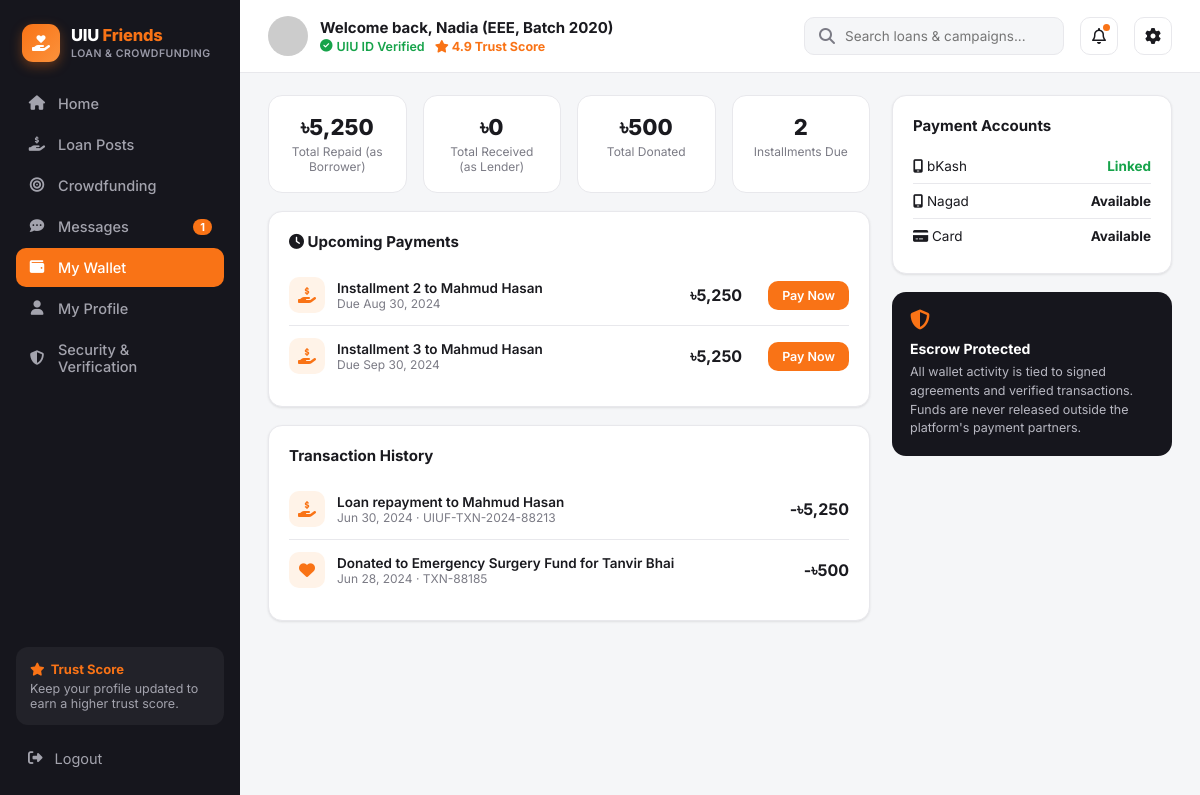
The app's page /wallet.php (signed in) with its own data.
### tables this page shows
CREATE TABLE users (
    id                      INT AUTO_INCREMENT PRIMARY KEY,
    full_name               VARCHAR(120)  NOT NULL,
    email                   VARCHAR(150)  NOT NULL UNIQUE,
    password_hash           VARCHAR(255)  NOT NULL,
    student_id              VARCHAR(30)   NOT NULL UNIQUE,
    department              VARCHAR(20)   NOT NULL,
    batch                   VARCHAR(10)   NOT NULL,
    phone                   VARCHAR(20)   DEFAULT NULL,
    avatar                  VARCHAR(255)  DEFAULT 'assets/img/default-avatar.svg',
    role                    ENUM('user','admin') NOT NULL DEFAULT 'user',
    trust_score             DECIMAL(3,2)  NOT NULL DEFAULT 4.00,
    uiu_id_verified         TINYINT(1)    NOT NULL DEFAULT 0,
    email_verified          TINYINT(1)    NOT NULL DEFAULT 0,
    phone_verified          TINYINT(1)    NOT NULL DEFAULT 0,
    payment_linked          TINYINT(1)    NOT NULL DEFAULT 0,
    agreement_accepted      TINYINT(1)    NOT NULL DEFAULT 0,
    status                  ENUM('active','suspended') NOT NULL DEFAULT 'active',
    created_at              DATETIME      NOT NULL DEFAULT CURRENT_TIMESTAMP
);

CREATE TABLE agreements (
    id                  INT AUTO_INCREMENT PRIMARY KEY,
    loan_post_id        INT NOT NULL,
    offer_id            INT NOT NULL,
    borrower_id         INT NOT NULL,
    lender_id           INT NOT NULL,
    principal           DECIMAL(12,2) NOT NULL,
    interest_rate       DECIMAL(5,2)  NOT NULL,
    tenure_months       INT NOT NULL,
    total_payable       DECIMAL(12,2) NOT NULL,
    repayment_plan      ENUM('emi','full') DEFAULT NULL,
    borrower_signed     TINYINT(1) NOT NULL DEFAULT 0,
    lender_signed       TINYINT(1) NOT NULL DEFAULT 0,
    status              ENUM('pending_confirmation','active','completed','disputed') NOT NULL DEFAULT 'pending_confirmation',
    created_at          DATETIME NOT NULL DEFAULT CURRENT_TIMESTAMP,
    FOREIGN KEY (loan_post_id) REFERENCES loan_posts(id) ON DELETE CASCADE,
    FOREIGN KEY (offer_id) REFERENCES loan_offers(id) ON DELETE CASCADE,
    FOREIGN KEY (borrower_id) REFERENCES users(id) ON DELETE CASCADE,
    FOREIGN KEY (lender_id) REFERENCES users(id) ON DELETE CASCADE
);

CREATE TABLE installments (
    id              INT AUTO_INCREMENT PRIMARY KEY,
    agreement_id    INT NOT NULL,
    installment_no  INT NOT NULL,
    due_date        DATE NOT NULL,
    amount          DECIMAL(12,2) NOT NULL,
    status          ENUM('due','paid','late') NOT NULL DEFAULT 'due',
    FOREIGN KEY (agreement_id) REFERENCES agreements(id) ON DELETE CASCADE
);

### includes/functions.php (called while the page is built, shortened)
<?php
require_once __DIR__ . '/../config/db.php';
function is_logged_in(): bool {
    return isset($_SESSION['user_id']);
}
function current_user(): ?array {
    global $pdo;
    $stmt = $pdo->prepare("SELECT * FROM users WHERE id = ?");
    $stmt->execute([$_SESSION['user_id']]);
    $cache = $stmt->fetch();
    return $cache;
}
function e(?string $str): string {
    return htmlspecialchars($str ?? '', ENT_QUOTES, 'UTF-8');
}
function taka(float $amount): string {
    return '৳' . number_format($amount, $amount == floor($amount) ? 0 : 2);
}

### wallet.php (the view, shortened to what this page needs)
<?php
require_once __DIR__ . '/includes/functions.php';
$u = current_user();
$borrowed = $pdo->prepare("SELECT COALESCE(SUM(t.amount),0) s FROM transactions t WHERE t.payer_id=?");
$borrowed->execute([$u['id']]); $totalBorrowed = $borrowed->fetch()['s'];
$lent = $pdo->prepare("SELECT COALESCE(SUM(t.amount),0) s FROM transactions t WHERE t.payee_id=?");
$lent->execute([$u['id']]); $totalLent = $lent->fetch()['s'];
$donated = $pdo->prepare("SELECT COALESCE(SUM(amount),0) s FROM donations WHERE donor_id=?");
$donated->execute([$u['id']]); $totalDonated = $donated->fetch()['s'];
$dueStmt = $pdo->prepare("SELECT a.id agreement_id, a.total_payable, lu.full_name lender_name, i.installment_no, i.due_date, i.amount
    FROM agreements a JOIN users lu ON lu.id=a.lender_id
    JOIN installments i ON i.agreement_id=a.id AND i.status='due'
    WHERE a.borrower_id=? AND a.status='active' ORDER BY i.due_date ASC");
$dueStmt->execute([$u['id']]);
$dueInstallments = $dueStmt->fetchAll();
$txStmt = $pdo->prepare("
    (SELECT t.id, t.amount, t.created_at, t.txn_ref, 'loan_paid' type, lu.full_name other_name
     FROM transactions t JOIN agreements a ON a.id=t.agreement_id JOIN users lu ON lu.id=a.lender_id
     WHERE t.payer_id=?)
    UNION ALL
    (SELECT t.id, t.amount, t.created_at, t.txn_ref, 'loan_received' type, bu.full_name other_name
     FROM transactions t JOIN agreements a ON a.id=t.agreement_id JOIN users bu ON bu.id=a.borrower_id
     WHERE t.payee_id=?)
    UNION ALL
    (SELECT d.id, d.amount, d.created_at, d.txn_ref, 'donation' type, c.title other_name
     FROM donations d JOIN campaigns c ON c.id=d.campaign_id WHERE d.donor_id=?)
    ORDER BY created_at DESC LIMIT 20");
$txStmt->execute([$u['id'], $u['id'], $u['id']]);
$history = $txStmt->fetchAll();
include __DIR__ . '/includes/header.php';
?>
<div class="app-shell">
  <?php include __DIR__ . '/includes/sidebar.php'; ?>
  <div class="main-area">
    <?php include __DIR__ . '/includes/topbar.php'; ?>
    <div class="content-wrap">
      <div class="content-main">
        <div class="stat-cards">
          <div class="stat-card"><div class="num"><?= taka($totalBorrowed) ?></div><div class="lbl">Total Repaid (as Borrower)</div></div>
          <div class="stat-card"><div class="num"><?= taka($totalLent) ?></div><div class="lbl">Total Received (as Lender)</div></div>
          <div class="stat-card"><div class="num"><?= taka($totalDonated) ?></div><div class="lbl">Total Donated</div></div>
          <div class="stat-card"><div class="num"><?= count($dueInstallments) ?></div><div class="lbl">Installments Due</div></div>
        </div>
        <?php if ($dueInstallments): ?>
        <div class="card">
          <h3><i class="fa-solid fa-clock"></i> Upcoming Payments</h3>
          <?php foreach ($dueInstallments as $d): ?>
            <div class="tx-item">
              <div class="tx-icon"><i class="fa-solid fa-hand-holding-dollar"></i></div>
              <div>
                <div class="title">Installment <?= $d['installment_no'] ?> to <?= e($d['lender_name']) ?></div>
                <div class="sub">Due <?= date('M d, Y', strtotime($d['due_date'])) ?></div>
              </div>
              <div class="amt"><?= taka($d['amount']) ?></div>
              <a href="payment.php?id=<?= $d['agreement_id'] ?>" class="btn btn-primary btn-sm" style="margin-left:14px;">Pay Now</a>
            </div>
          <?php endforeach; ?>
        </div>
        <?php endif; ?>
        <div class="card">
          <h3>Transaction History</h3>
          <?php foreach ($history as $h):
            $icon = $h['type']==='donation' ? 'fa-heart' : 'fa-hand-holding-dollar';
            $label = $h['type']==='loan_paid' ? 'Loan repayment to ' . $h['other_name']
                   : ($h['type']==='loan_received' ? 'Loan payment received from ' . $h['other_name']
                   : 'Donated to ' . $h['other_name']);
            $sign = $h['type']==='loan_received' ? '+' : '-';
          ?>
            <div class="tx-item">
              <div class="tx-icon"><i class="fa-solid <?= $icon ?>"></i></div>
              <div>
                <div class="title"><?= e($label) ?></div>
                <div class="sub"><?= date('M d, Y', strtotime($h['created_at'])) ?> · <?= e($h['txn_ref']) ?></div>
              </div>
              <div class="amt" style="color:<?= $sign==='+' ? 'var(--green)':'inherit' ?>;"><?= $sign ?><?= taka($h['amount']) ?></div>
            </div>
          <?php endforeach; ?>
        </div>
      </div>
      <div class="content-side">
        <div class="card">
          <h3>Payment Accounts</h3>
          <div class="info-row"><span><i class="fa-solid fa-mobile-screen"></i> bKash</span><span class="val <?= $u['payment_linked']?'green':'' ?>"><?= $u['payment_linked']?'Linked':'Not Linked' ?></span></div>
          <div class="info-row"><span><i class="fa-solid fa-mobile-screen"></i> Nagad</span><span class="val">Available</span></div>
          <div class="info-row"><span><i class="fa-solid fa-credit-card"></i> Card</span><span class="val">Available</span></div>
        </div>
        <div class="safety-box">
          <i class="fa-solid fa-shield-halved"></i>
          <h4>Escrow Protected</h4>
          <p>All wallet activity is tied to signed agreements and verified transactions. Funds are never released outside the platform's payment partners.</p>
        </div>
      </div>
    </div>
  </div>
</div>
</body>
</html>

### includes/topbar.php (shortened to what this page needs)
<header class="topbar">
  <div class="topbar-welcome">
    <img src="<?= e($u['avatar']) ?>" alt="">
    <div>
      <h1>Welcome back, <?= e(explode(' ', $u['full_name'])[0]) ?> (<?= e($u['department']) ?>, Batch <?= e($u['batch']) ?>)</h1>
      <div class="meta">
        <?= $u['uiu_id_verified'] ? '<span class="badge-verified"><i class="fa-solid fa-circle-check"></i> UIU ID Verified</span>' : '<span class="badge-pending"><i class="fa-solid fa-clock"></i> Verification Pending</span>' ?>
        <span class="trust-chip"><i class="fa-solid fa-star"></i> <?= number_format($u['trust_score'],1) ?> Trust Score</span>
      </div>
    </div>
  </div>
  <div class="topbar-actions">
    <form action="search.php" method="get" class="search-box" style="margin:0;">
      <i class="fa-solid fa-magnifying-glass"></i>
      <input type="text" name="q" placeholder="Search loans &amp; campaigns..." value="<?= e($_GET['q'] ?? '') ?>">
    </form>
    <a href="messages.php" class="icon-btn"><i class="fa-regular fa-bell"></i><?php if (($unread ?? 0) > 0): ?><span class="dot"></span><?php endif; ?></a>
    <a href="security.php" class="icon-btn"><i class="fa-solid fa-gear"></i></a>
  </div>
</header>

### assets/css/style.css (style rules this page uses)
:root { --orange: #f97316; --orange-dark: #ea580c; --sidebar-bg: #16161d; --sidebar-text: #a3a3ad; --sidebar-active: #f97316; --bg: #f5f6f8; --card-bg: #ffffff; --border: #e8e8ec; --text-dark: #1a1a1f; --text-muted: #7b7b85; --green: #16a34a; --radius: 14px; --shadow: 0 1px 3px rgba(0,0,0,.06), 0 1px 2px rgba(0,0,0,.04); }
* { box-sizing: border-box; }
body { margin: 0; font-family: 'Inter', -apple-system, BlinkMacSystemFont, 'Segoe UI', sans-serif; background: var(--bg); color: var(--text-dark); }
a { text-decoration: none; color: inherit; }
img { max-width: 100%; display: block; }
input, select, textarea { font-family: inherit; }
.app-shell { display: flex; min-height: 100vh; }
.main-area { flex: 1; min-width: 0; display: flex; flex-direction: column; }
.topbar { display: flex; align-items: center; justify-content: space-between; padding: 16px 28px; background: #fff; border-bottom: 1px solid var(--border); position: sticky; top: 0; z-index: 5; }
.topbar-welcome { display: flex; align-items: center; gap: 12px; }
.topbar-welcome img { width: 40px; height: 40px; border-radius: 50%; object-fit: cover; }
.topbar-welcome h1 { font-size: 15px; margin: 0; }
.topbar-welcome .meta { font-size: 12.5px; color: var(--text-muted); display:flex; gap:10px; margin-top:2px; }
.badge-verified { color: var(--green); font-weight: 600; display:inline-flex; align-items:center; gap:4px; }
.trust-chip { color: var(--orange); font-weight: 700; }
.topbar-actions { display: flex; align-items: center; gap: 16px; }
.search-box { display: flex; align-items: center; gap: 8px; background: var(--bg); border: 1px solid var(--border); border-radius: 10px; padding: 9px 14px; width: 260px; color: var(--text-muted); }
.search-box input { border: none; background: transparent; outline: none; width: 100%; font-size: 13.5px; color: var(--text-dark); }
.icon-btn { width: 38px; height: 38px; border-radius: 10px; border: 1px solid var(--border); background: #fff; display:flex; align-items:center; justify-content:center; position:relative; color: var(--text-dark); }
.icon-btn .dot { position:absolute; top:6px; right:7px; width:7px; height:7px; background:var(--orange); border-radius:50%; }
.content-wrap { display: flex; gap: 22px; padding: 22px 28px; align-items: flex-start; }
.content-main { flex: 1; min-width: 0; display: flex; flex-direction: column; gap: 18px; }
.content-side { width: 280px; flex-shrink: 0; display: flex; flex-direction: column; gap: 18px; }
.card { background: var(--card-bg); border: 1px solid var(--border); border-radius: var(--radius); box-shadow: var(--shadow); padding: 20px; }
.card h3 { margin: 0 0 14px; font-size: 15px; }
.btn { border: none; border-radius: 10px; padding: 11px 18px; font-size: 13.5px; font-weight: 600; display: inline-flex; align-items: center; gap: 8px; }
.btn-primary { background: var(--orange); color: #fff; }
.btn-sm { padding: 7px 14px; font-size: 12.5px; }
.safety-box { background: var(--sidebar-bg); color: #fff; border-radius: var(--radius); padding: 18px; }
.safety-box i { color: var(--orange); font-size: 20px; margin-bottom: 10px; }
.safety-box h4 { margin: 0 0 6px; font-size: 14px; }
.safety-box p { margin: 0; font-size: 12.5px; color: #b8b8c2; line-height: 1.5; }
.info-row { display: flex; justify-content: space-between; padding: 9px 0; font-size: 13.5px; border-bottom: 1px solid var(--border); }
.info-row:last-child { border-bottom: none; }
.info-row .val { font-weight: 700; }
.info-row .val.green { color: var(--green); }
.stat-cards { display: grid; grid-template-columns: repeat(4,1fr); gap: 16px; }
.stat-card { background: #fff; border: 1px solid var(--border); border-radius: var(--radius); padding: 18px; text-align: center; }
.stat-card .num { font-size: 22px; font-weight: 800; }
.stat-card .lbl { font-size: 12px; color: var(--text-muted); margin-top: 4px; }
.tx-item { display: flex; align-items: center; gap: 12px; padding: 12px 0; border-bottom: 1px solid var(--border); }
.tx-item:last-child { border-bottom: none; }
.tx-icon { width: 36px; height: 36px; border-radius: 10px; background: #fff3e8; color: var(--orange); display: flex; align-items: center; justify-content: center; }
.tx-item .title { font-size: 13.5px; font-weight: 600; }
.tx-item .sub { font-size: 12px; color: var(--text-muted); }
.tx-item .amt { margin-left: auto; font-weight: 700; }

### records on screen
users: full_name "Nadia", department "EEE", batch "2020", trust_score "4.9"
agreements: installments.installment_no "2", lender.full_name "Mahmud Hasan", installments.due_date "Aug 30, 2024", installments.amount "৳5,250", installments.installment_no "3", installments.due_date "Sep 30, 2024"

### other values on screen
$item['label'] "Home"
$item['label'] "Loan Posts"
$item['label'] "Crowdfunding"
$item['label'] "Messages"
$unread "1"
$item['label'] "My Wallet"
$item['label'] "My Profile"
$item['label'] "Security & Verification"
taka($totalBorrowed) "৳5,250"
taka($totalLent) "৳0"
taka($totalDonated) "৳500"
count($dueInstallments) "2"
$label "Loan repayment to Mahmud Hasan"
date('M d, Y', strtotime($h['created_at'])) "Jun 30, 2024"
$h['txn_ref'] "UIUF-TXN-2024-88213"
